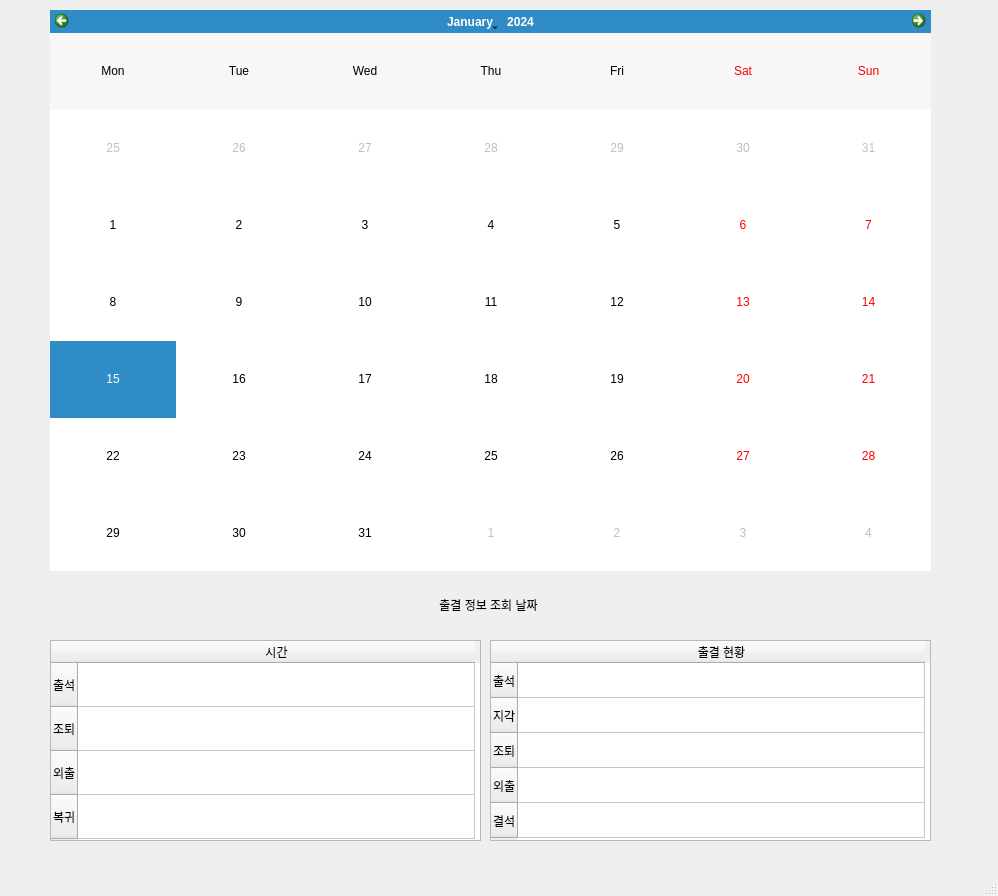
<?xml version="1.0" encoding="UTF-8"?>
<ui version="4.0">
 <class>MainWindow</class>
 <widget class="QMainWindow" name="MainWindow">
  <property name="geometry">
   <rect>
    <x>0</x>
    <y>0</y>
    <width>998</width>
    <height>896</height>
   </rect>
  </property>
  <property name="windowTitle">
   <string>MainWindow</string>
  </property>
  <widget class="QWidget" name="centralwidget">
   <widget class="QCalendarWidget" name="calendarWidget">
    <property name="geometry">
     <rect>
      <x>50</x>
      <y>10</y>
      <width>881</width>
      <height>561</height>
     </rect>
    </property>
    <property name="verticalHeaderFormat">
     <enum>QCalendarWidget::NoVerticalHeader</enum>
    </property>
   </widget>
   <widget class="QLabel" name="label">
    <property name="geometry">
     <rect>
      <x>43</x>
      <y>584</y>
      <width>891</width>
      <height>41</height>
     </rect>
    </property>
    <property name="text">
     <string>출결 정보 조회 날짜</string>
    </property>
    <property name="alignment">
     <set>Qt::AlignCenter</set>
    </property>
   </widget>
   <widget class="QTableWidget" name="tableWidget">
    <property name="geometry">
     <rect>
      <x>50</x>
      <y>640</y>
      <width>431</width>
      <height>201</height>
     </rect>
    </property>
    <property name="layoutDirection">
     <enum>Qt::LeftToRight</enum>
    </property>
    <property name="rowCount">
     <number>4</number>
    </property>
    <property name="columnCount">
     <number>1</number>
    </property>
    <attribute name="horizontalHeaderDefaultSectionSize">
     <number>397</number>
    </attribute>
    <attribute name="verticalHeaderDefaultSectionSize">
     <number>44</number>
    </attribute>
    <row>
     <property name="text">
      <string>출석</string>
     </property>
    </row>
    <row>
     <property name="text">
      <string>조퇴</string>
     </property>
    </row>
    <row>
     <property name="text">
      <string>외출</string>
     </property>
    </row>
    <row>
     <property name="text">
      <string>복귀</string>
     </property>
    </row>
    <column>
     <property name="text">
      <string>시간</string>
     </property>
    </column>
   </widget>
   <widget class="QTableWidget" name="tableWidget_2">
    <property name="geometry">
     <rect>
      <x>490</x>
      <y>640</y>
      <width>441</width>
      <height>201</height>
     </rect>
    </property>
    <property name="rowCount">
     <number>5</number>
    </property>
    <property name="columnCount">
     <number>1</number>
    </property>
    <attribute name="horizontalHeaderDefaultSectionSize">
     <number>407</number>
    </attribute>
    <attribute name="horizontalHeaderMinimumSectionSize">
     <number>23</number>
    </attribute>
    <attribute name="verticalHeaderDefaultSectionSize">
     <number>35</number>
    </attribute>
    <row>
     <property name="text">
      <string>출석</string>
     </property>
    </row>
    <row>
     <property name="text">
      <string>지각</string>
     </property>
    </row>
    <row>
     <property name="text">
      <string>조퇴</string>
     </property>
    </row>
    <row>
     <property name="text">
      <string>외출</string>
     </property>
    </row>
    <row>
     <property name="text">
      <string>결석</string>
     </property>
    </row>
    <column>
     <property name="text">
      <string>출결 현황</string>
     </property>
    </column>
   </widget>
  </widget>
  <widget class="QMenuBar" name="menubar">
   <property name="geometry">
    <rect>
     <x>0</x>
     <y>0</y>
     <width>998</width>
     <height>21</height>
    </rect>
   </property>
  </widget>
  <widget class="QStatusBar" name="statusbar"/>
 </widget>
 <resources/>
 <connections/>
</ui>
